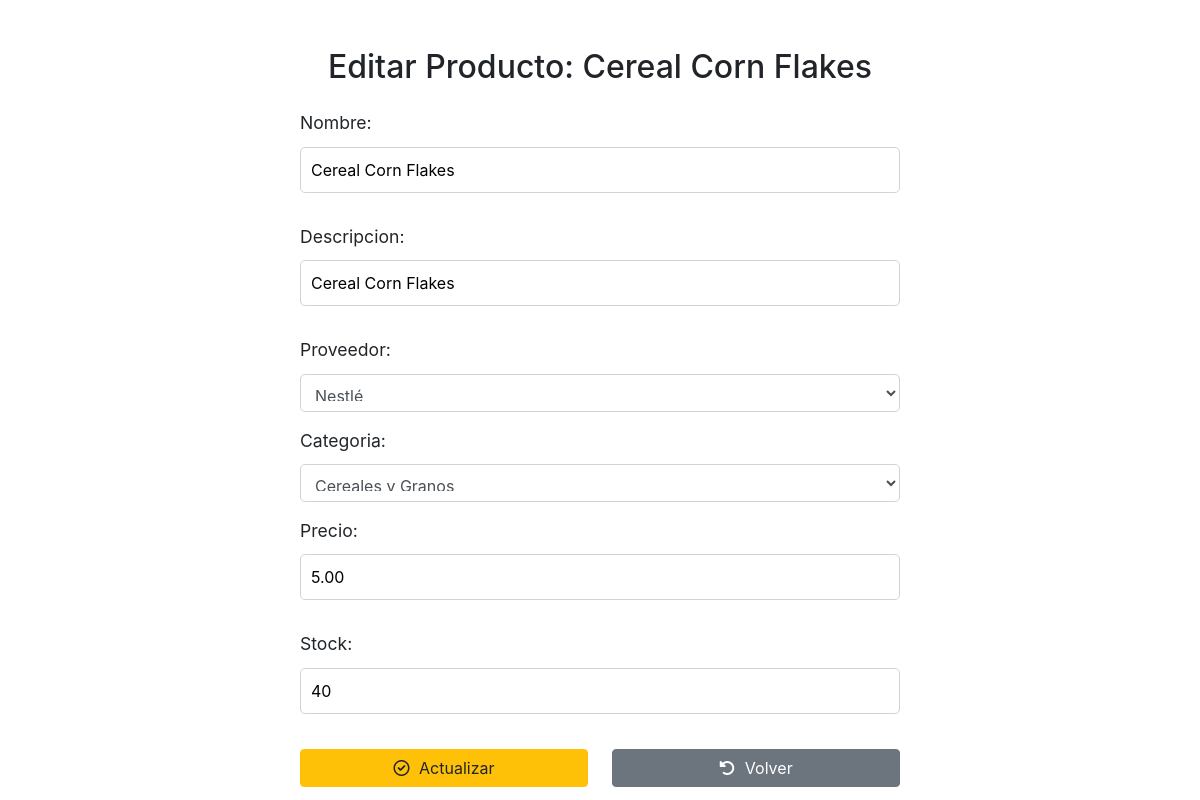
Screenshot of /producto/editar/7/ with the database file from the repository.
### Aplicacion/models.py (models this page shows, shortened)
class Producto(models.Model):
    id=models.AutoField(primary_key=True)
    nombre=models.CharField(max_length=50)
    descripcion=models.CharField(max_length=150)
    proveedor=models.ForeignKey(Proveedor,on_delete=models.CASCADE, editable=True)
    categoria=models.ForeignKey(Categoria,on_delete=models.PROTECT, editable=True)
    precio=models.DecimalField(max_digits=10, decimal_places=2)
    stock=models.IntegerField()

class Proveedor(models.Model):
    id=models.AutoField(primary_key=True)
    nombre=models.CharField(max_length=50)
    direccion=models.CharField(max_length=100)
    def __str__(self) -> str:
        return self.nombre

class Categoria(models.Model):
    id=models.AutoField(primary_key=True)
    nombre=models.CharField(max_length=50)
    descripcion=models.CharField(max_length=150)
    def __str__(self) -> str:
        return self.nombre

### Aplicacion/views.py (the view)
# urls.py: path('producto/editar/<int:producto_id>/', editar_producto, name='editar_producto'),
def editar_producto(request, producto_id):
    producto = get_object_or_404(Producto, id=producto_id)
    if request.method == 'POST':
        form = ProductoForm(request.POST, instance=producto)
        if form.is_valid():
            form.save()
            return redirect('crud_producto')
    else:
        form = ProductoForm(instance=producto)
    return render(request, 'editar_producto.html', {'form': form, 'producto': producto})

### Aplicacion/forms.py
class ProductoForm(forms.ModelForm):
    class Meta:
        model=Producto
        fields=[
            'nombre',
            'descripcion',
            'proveedor',
            'categoria',
            'precio',
            'stock',
        ]
        widgets = {
            'nombre': forms.TextInput(attrs={'placeholder': 'Nombre del producto'}),
            'descripcion': forms.TextInput(attrs={'placeholder': 'Descripcion del producto'}),
            'proveedor': forms.Select(attrs={'class': 'form-control'}),
            'categoria': forms.Select(attrs={'class': 'form-control'}),
            'precio': forms.NumberInput(attrs={
                'placeholder': 'Precio del producto',
                'step': '0.01',
                'min': '0',
            }),
            'stock': forms.NumberInput(attrs={
                'placeholder': 'Stock del producto',
                'min': '0',
                'step': '1',
            }),
        }

### templates/editar_producto.html (shortened to what this page needs)
<!DOCTYPE html>
<html lang="es">
<head>
    <link href="https://stackpath.bootstrapcdn.com/bootstrap/4.5.2/css/bootstrap.min.css" rel="stylesheet">
    <link href="https://cdnjs.cloudflare.com/ajax/libs/font-awesome/6.0.0-beta3/css/all.min.css" rel="stylesheet">
</head>
<body>
    <div class="container mt-5">
        <div class="form-container">
            <h1 class="text-center mb-4">Editar Producto: {{ producto.nombre }}</h1>
            <form method="POST">
                <div class="form-group">
                    {{ form.as_p }}
                </div>
                <div class="btn-container">
                    <button type="submit" class="btn btn-warning">
                        <i class="fa-regular fa-circle-check"></i> Actualizar
                    </button>
                    <a href="{% url 'crud_producto' %}" class="btn btn-secondary">
                        <i class="fa-solid fa-rotate-left"></i> Volver
                    </a>
                </div>
            </form>
        </div>
    </div>
</body>
</html>

### templates/editar_producto.html (style rules this page uses)
.form-container { max-width: 600px; margin: 0 auto; }
.form-group input, .form-group select, .form-group textarea { width: 100%; padding: 10px; font-size: 1rem; margin-top: 5px; margin-bottom: 15px; border-radius: 5px; border: 1px solid #ced4da; }
.form-group label { font-size: 1.1rem; margin-bottom: 5px; }
.btn-container { display: flex; justify-content: space-between; gap: 10px; margin-top: 20px; }
.btn-container button, .btn-container a { width: 48%; font-size: 1rem; }
.btn i { margin-right: 5px; }
h1 { font-size: 2rem; margin-bottom: 30px; }

### rows the page displays
Producto: nombre "Cereal Corn Flakes", descripcion "Cereal Corn Flakes", proveedor "Nestlé", categoria "Cereales y Granos", precio "5.00", stock "40"
